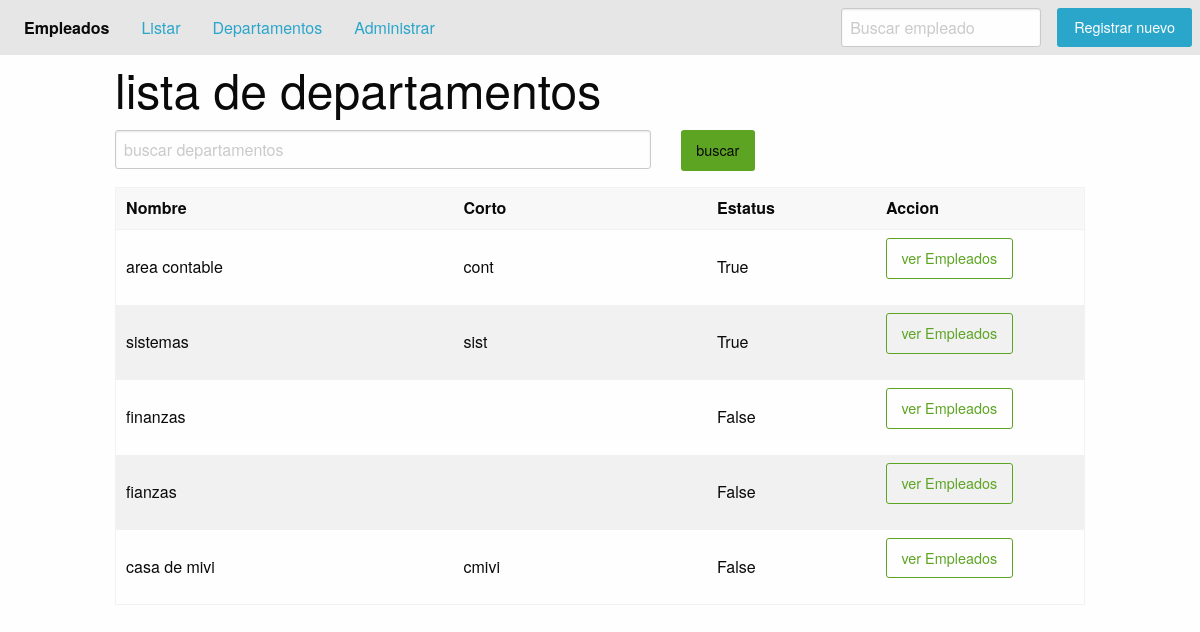
The page /dpto/list/ on the database as committed earlier.
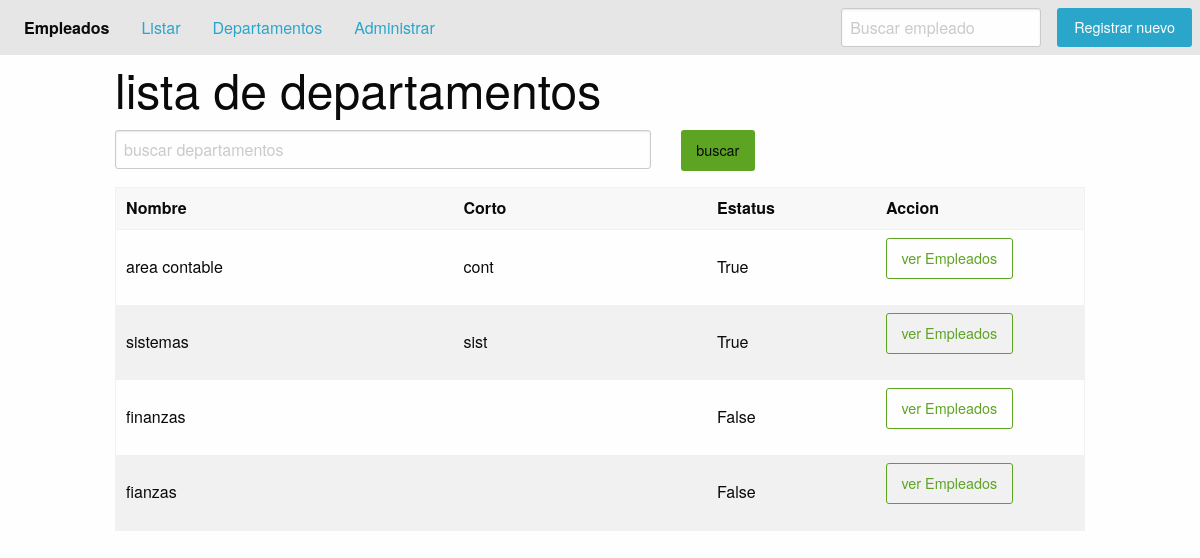
The same page on the database as committed later.
### apps/departamento/models.py (models this page shows, shortened)
class Departamento(models.Model):
    name = models.CharField('Nombre', max_length=50,unique=True)
    nick = models.CharField('Apodo', max_length=20,blank=True)
    estatus = models.BooleanField('Estatus',default=False,auto_created=True,editable=False)
    class Meta:
        verbose_name = 'Departamento'
        verbose_name_plural = 'Departamentos'

### apps/departamento/views.py (the view)
# urls.py: path('list/', views.DepartamentoListView.as_view(), name='listdpto')
class DepartamentoListView(ListView):
    model = Departamento
    template_name = "departamento/lista.html"
    context_object_name = "departamentos"
    def get_queryset(self):
        kword = self.request.GET.get('kword','')
        lista = Departamento.objects.filter(nick__icontains=kword)
        return lista

### templates/departamento/lista.html (shortened to what this page needs)
{% extends 'base.html' %}
{% load static %}
{% block content %}
{% include 'includes/header.html' %}
<div class="grid-container">
    <div class="grid-x">
        <h1 class="cell">
            lista de departamentos
        </h1>
        <form class="cell grid-x grid-margin-x" method="get">{% csrf_token %}
            <div class="cell large-7">
                <input type="text" placeholder="buscar departamentos" id="kword" name="kword">
            </div>
            <div class="cell large-1">
                <button class="submit success button" type="submit">buscar</button>
            </div>
        </form>
        <div class="cell">
            <table>
                <thead>
                    <tr>
                        <th width="200">Nombre</th>
                        <th width="150">Corto</th>
                        <th width="100">Estatus</th>
                        <th width="100">Accion</th>
                    </tr>
                </thead>
                <tbody>
                    {% for dpto in departamentos %}
                    <tr>
                        <td>{{dpto.name}}</td>
                        <td>{{dpto.nick}}</td>
                        <td>{{dpto.estatus}}</td>
                        <td>
                            <a class="hollow button success" href="{% url 'empleado_app:empleados_area' dpto.name %}">ver Empleados</a>
                        </td>
                    </tr>
                    {% endfor %}
                </tbody>
            </table>
        </div>
    </div>
</div>
{% endblock content %}

### templates/base.html (shortened to what this page needs)
{% load static %}
<html lang="en">
<head>
    <link rel="stylesheet" href="{% static 'css/foundation.min.css' %}">
</head>
<body>
    {% block content %}
    {% endblock content %}
</body>
</html>

### templates/includes/header.html
<header>
    <div class="top-bar">
        <div class="top-bar-left">
            <ul class="dropdown menu" data-dropdown-menu>
                <li class="menu-text">Empleados</li>
                <li>
                    <a href="{% url 'empleado_app:empleados_all' %}">Listar</a>
                </li>
                <li><a href="{% url 'dpto_app:listdpto' %}">Departamentos</a></li>
                <li><a href="{% url  'empleado_app:admin' %}">Administrar</a></li>
            </ul>
        </div>
        <div class="top-bar-right">
            <ul class="menu">
                <li><input type="search" placeholder="Buscar empleado"></li>
                <li><a type="button" href="{% url  'empleado_app:add' %}" class="button">Registrar nuevo</a></li>
            </ul>
        </div>
    </div>
</header>

Rows that differ between the two databases and show on the page:
removed Departamento: name "casa de mivi", nick "cmivi", estatus "False"
